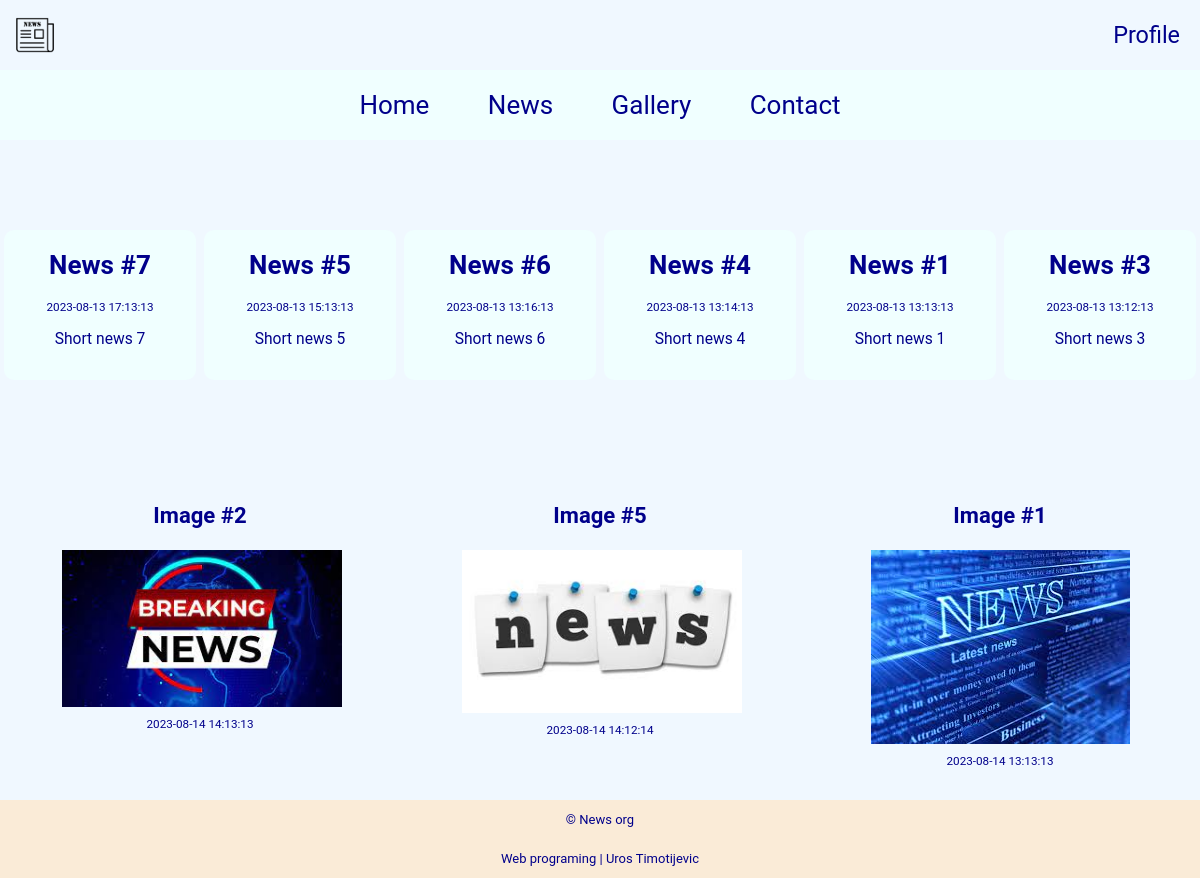
The page / on the database its author committed.
### tables this page shows
CREATE TABLE `news` (
  `news_id` int(11) NOT NULL,
  `news_title` varchar(128) NOT NULL,
  `news_short` varchar(2048) NOT NULL,
  `news_description` text NOT NULL,
  `news_date` datetime NOT NULL
);

CREATE TABLE `gallery` (
  `gallery_id` int(11) NOT NULL,
  `gallery_title` varchar(255) NOT NULL,
  `gallery_description` varchar(1024) NOT NULL,
  `gallery_date` datetime NOT NULL
);

### index.php (called while the page is built, shortened)
<?php
$_module_name = $_GET['module'] ?? '';
$module = $_GET['module'] ?? '';
    $module_name = ($module == '') ? 'home' : $module;
    $module_filename = DIR_MODULE . "module-$module_name.php";
    include_once($module_filename);
    include_once(DIR_VIEW . "page-header.php");
    include_once(DIR_VIEW . "page-body.php");
    include_once(DIR_VIEW . "page-footer.php");
    exit;
?>

### module/module-home.php (called while the page is built, shortened)
<?php
$data_news = [];
$sql = "SELECT * FROM `news` ORDER BY `news_date` DESC LIMIT 6 ";
$result = mysqli_query($_db,$sql);
while ($row = mysqli_fetch_assoc($result))
    $data_news[] = $row;
$data_images = [];
$sql = "SELECT * FROM `gallery` ORDER BY `gallery_date` DESC LIMIT 4";
$result = mysqli_query($_db,$sql);
while ($row = mysqli_fetch_assoc($result))
    if (file_exists(DIR_PUBLIC_GALLERY . $row['gallery_id'] . 't.jpg')) {
        $data_images[] = $row;
    }
?>

### view/module-home-view.php (the view)
<page-home>
    <home-news>
        <?php foreach ($data_news AS $i => $d): ?>
            <home-news-list>
                <h2>
                    <a class="news-title-anchor" href="<?= FILE_INDEX ?>?module=news&action=view&id=<?= $d['news_id'] ?>"><?= $d['news_title'] ?></a>
                </h2>
                <div class="news_date"><?= $d['news_date'] ?></div>
                <div class="news_short"><?= $d['news_short'] ?></div>
            </home-news-list>
        <?php endforeach; ?>
    </home-news>
    <home-gallery>
        <?php foreach ($data_images AS $i => $d): ?>
            <home-image-list>
                <h2>
                    <a class="gallery-image-title-anchor" href="<?= FILE_GALLERY ?>&action=view&id=<?= $d['gallery_id'] ?>"><?= $d['gallery_title'] ?></a>
                </h2>
                <gallery-image-thumb>
                    <img src="<?= DIR_PUBLIC_GALLERY ?><?= $d['gallery_id'] ?>t.jpg">
                </gallery-image-thumb>
                <div class="gallery-image-date"><?= $d['gallery_date'] ?></div>
            </home-image-list>
        <?php endforeach; ?>
    </home-gallery>
</page-home>

### view/page-header.php (shortened to what this page needs)
<!DOCTYPE>
<html>
<head>
    <link rel="stylesheet" href="<?= DIR_PUBLIC_CSS ?>style.css">
    <link rel="stylesheet" href="https://cdnjs.cloudflare.com/ajax/libs/font-awesome/4.7.0/css/font-awesome.min.css">
</head>
<body>
<header>
    <header-logo>
        <img src="<?= DIR_PUBLIC_IMAGES ?>logo-news.png" alt="Logo">
    </header-logo>
    <header-login>
        <a href="<?= FILE_PROFILE?>"
        <?php if ($_module_name == 'profile'): ?>
            style="color: rgb(157, 215, 207)"
        <?php endif; ?>
        >Profile</a>
    </header-login>
</header>
<nav>
    <nav-elements>
        <a href="<?= FILE_INDEX ?>"
        <?php if ($_module_name == 'home'): ?>
            style="color: #dcb5ff"
        <?php endif; ?>
        >Home</a>
        <a href="<?= FILE_INDEX ?>?module=news"
        <?php if ($_module_name == 'news'): ?>
            style="color: #dcb5ff"
        <?php endif; ?>
        >News</a>
        <a href="<?= FILE_INDEX ?>?module=gallery"
        <?php if ($_module_name == 'gallery'): ?>
            style="color: #dcb5ff"
        <?php endif; ?>
        >Gallery</a>
        <a href="<?= FILE_INDEX ?>?module=contact"
        <?php if ($_module_name == 'contact'): ?>
            style="color: #dcb5ff"
        <?php endif; ?>
        >Contact</a>
    </nav-elements>
</nav>

### view/page-body.php (shortened to what this page needs)
<article>
    <content>
        <?php   include_once(DIR_VIEW . $_page_output['view']); ?>
    </content>
</article>

### view/page-footer.php
<footer>
    &copy;<? date("Y") ?> News org<br>
    Web programing | Uros Timotijevic
</footer>
</body>
</html>

### public/css/style.css (style rules this page uses)
body { font-size: 13px; text-align: center; margin: 0; padding: 0; color: darkblue; font-family: 'Roboto', sans-serif; }
a { color: darkblue; }
header { min-height: 70px; background-color: aliceblue; display: block; }
header-logo { float: left; }
header-logo img { max-height: 50px; max-width: 50px; padding: 10px; }
header-login { float: right; font-size: 1.8em; padding-right: 20px; padding-top: 10px; line-height: 50px; }
nav { background-color: azure; justify-content: center; text-align: center; }
nav-elements { font-size: 2em; line-height: 70px; }
a { text-decoration: none; }
nav a { padding: 0 1em; }
article { display: block; background-color: aliceblue; min-height: 80vh; }
footer { background-color: antiquewhite; position: fixed; bottom: 0; left: 0; right: 0; line-height: 3em; }
page-news, page-gallery, page-gallery-image, page-home { display: block; width: 100%; margin: 0; padding-top: 20px; padding-bottom: 100px; }
.news_date, .gallery-image-date { font-size: 0.9em; }
gallery-image-thumb { display: block; }
gallery-image-thumb img { max-width: 280px; padding-bottom: 5px; }
.news_short { font-size: 1.2em; line-height: 50px; }
page-home { display: block; margin: 0 auto; }
home-news, home-gallery { display: flex; padding-top: 50px; }
home-news-list { display: block; width: 16%; background-color: azure; height: 150px; margin: 20px auto; border-radius: 10px; }
home-news-list h2 { font-size: 2em; margin: 0; line-height: 70px; }
home-image-list { display: block; width: 23%; padding: 10px; border-radius: 10px; margin: 20px auto 0; }
home-image-list h2 { font-size: 1.7em; margin: 0; line-height: 70px; }
gallery-image-thumb img { max-width: 280px; padding-bottom: 10px; }

### rows shown on the page
news: news_title "News #7", news_date "2023-08-13 17:13:13", news_short "Short news 7"
news: news_title "News #5", news_date "2023-08-13 15:13:13", news_short "Short news 5"
news: news_title "News #6", news_date "2023-08-13 13:16:13", news_short "Short news 6"
news: news_title "News #4", news_date "2023-08-13 13:14:13", news_short "Short news 4"
news: news_title "News #1", news_date "2023-08-13 13:13:13", news_short "Short news 1"
news: news_title "News #3", news_date "2023-08-13 13:12:13", news_short "Short news 3"
gallery: gallery_title "Image #2", shows a picture, gallery_date "2023-08-14 14:13:13"
gallery: gallery_title "Image #5", shows a picture, gallery_date "2023-08-14 14:12:14"
gallery: gallery_title "Image #1", shows a picture, gallery_date "2023-08-14 13:13:13"
